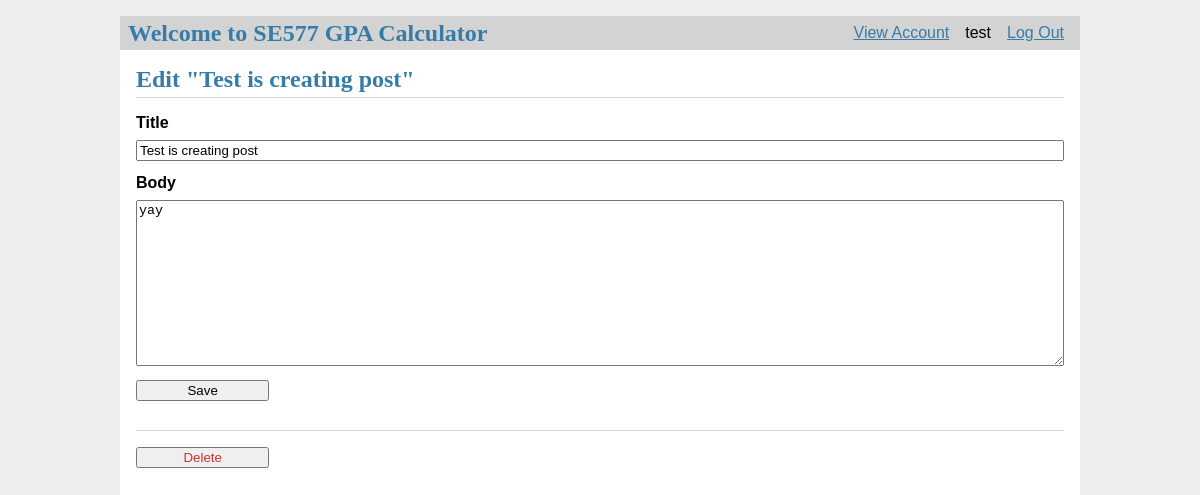
The app's page /4/update (signed in) with its own data.
### tables this page shows
CREATE TABLE user (
  id INTEGER PRIMARY KEY AUTOINCREMENT,
  username TEXT UNIQUE NOT NULL,
  password TEXT NOT NULL
);

CREATE TABLE post (
  id INTEGER PRIMARY KEY AUTOINCREMENT,
  author_id INTEGER NOT NULL,
  created TIMESTAMP NOT NULL DEFAULT CURRENT_TIMESTAMP,
  title TEXT NOT NULL,
  body TEXT NOT NULL,
  FOREIGN KEY (author_id) REFERENCES user (id)
);

### flaskr/calc.py (the view, shortened to what this page needs)
@bp.route('/<int:id>/update', methods=('GET', 'POST'))
@login_required
def update(id):
    post = get_post(id)
    return render_template('calc/update.html', post=post)

### flaskr/auth.py (called while the page is built)
@bp.before_app_request
def load_logged_in_user():
    user_id = session.get('user_id')
    if user_id is None:
        g.user = None
    else:
        g.user = get_db().execute(
            'SELECT * FROM user WHERE id = ?', (user_id,)
        ).fetchone()

def login_required(view):
    @functools.wraps(view)
    def wrapped_view(**kwargs):
        if g.user is None:
            return redirect(url_for('auth.login'))
        return view(**kwargs)
    return wrapped_view

### flaskr/calc.py (called while the page is built)
def get_post(id, check_author=True):
    post = get_db().execute(
        'SELECT p.id, title, body, created, author_id, username'
        ' FROM post p JOIN user u ON p.author_id = u.id'
        ' WHERE p.id = ?',
        (id,)
    ).fetchone()
    if post is None:
        abort(404, "Post id {0} doesn't exist.".format(id))
    if check_author and post['author_id'] != g.user['id']:
        abort(403)
    return post

### flaskr/db.py (called while the page is built)
def get_db():
    if 'db' not in g:
        g.db = sqlite3.connect(
            current_app.config['DATABASE'],
            detect_types=sqlite3.PARSE_DECLTYPES
        )
        g.db.row_factory = sqlite3.Row
    return g.db

### flaskr/templates/calc/update.html
{% extends 'base.html' %}
{% block header %}
  <h1>{% block title %}Edit "{{ post['title'] }}"{% endblock %}</h1>
{% endblock %}
{% block content %}
  <form method="post">
    <label for="title">Title</label>
    <input name="title" id="title"
      value="{{ request.form['title'] or post['title'] }}" required>
    <label for="body">Body</label>
    <textarea name="body" id="body">{{ request.form['body'] or post['body'] }}</textarea>
    <input type="submit" value="Save">
  </form>
  <hr>
  <form action="{{ url_for('calc.delete', id=post['id']) }}" method="post">
    <input class="danger" type="submit" value="Delete" onclick="return confirm('Are you sure?');">
  </form>
{% endblock %}

### flaskr/templates/base.html (shortened to what this page needs)
<!doctype html>
<link rel="stylesheet" href="{{ url_for('static', filename='style.css') }}">
<nav>
  <h1>Welcome to SE577 GPA Calculator</h1>
  <ul>
	<li><a href="{{ url_for('calc.viewClasses') }}">View Account</a>
    {% if g.user %}
      <li><span>{{ g.user['username'] }}</span>
      <li><a href="{{ url_for('auth.logout') }}">Log Out</a>
    {% else %}
      <li><a href="{{ url_for('auth.register') }}">Register</a>
      <li><a href="{{ url_for('auth.login') }}">Log In</a>
    {% endif %}
  </ul>
</nav>
<section class="content">
  <header>
    {% block header %}{% endblock %}
  </header>
  {% block content %}{% endblock %}
</section>

### flaskr/static/style.css (style rules this page uses)
h1 { font-family: serif; color: #377ba8; margin: 1rem 0; }
a { color: #377ba8; }
hr { border: none; border-top: 1px solid lightgray; }
nav { background: lightgray; display: flex; align-items: center; padding: 0 0.5rem; }
nav h1 { flex: auto; margin: 0; }
nav ul { display: flex; list-style: none; margin: 0; padding: 0; }
nav ul li a, nav ul li span, header .action { display: block; padding: 0.5rem; }
.content { padding: 0 1rem 1rem; }
.content > header { border-bottom: 1px solid lightgray; display: flex; align-items: flex-end; }
.content > header h1 { flex: auto; margin: 1rem 0 0.25rem 0; }
.content:last-child { margin-bottom: 0; }
.content form { margin: 1em 0; display: flex; flex-direction: column; }
.content label { font-weight: bold; margin-bottom: 0.5em; }
.content input, .content textarea { margin-bottom: 1em; }
.content textarea { min-height: 12em; resize: vertical; }
input.danger { color: #cc2f2e; }
input[type=submit] { align-self: start; min-width: 10em; }

### records on screen
user: user.username "test"
post: title "Test is creating post", body "yay"
